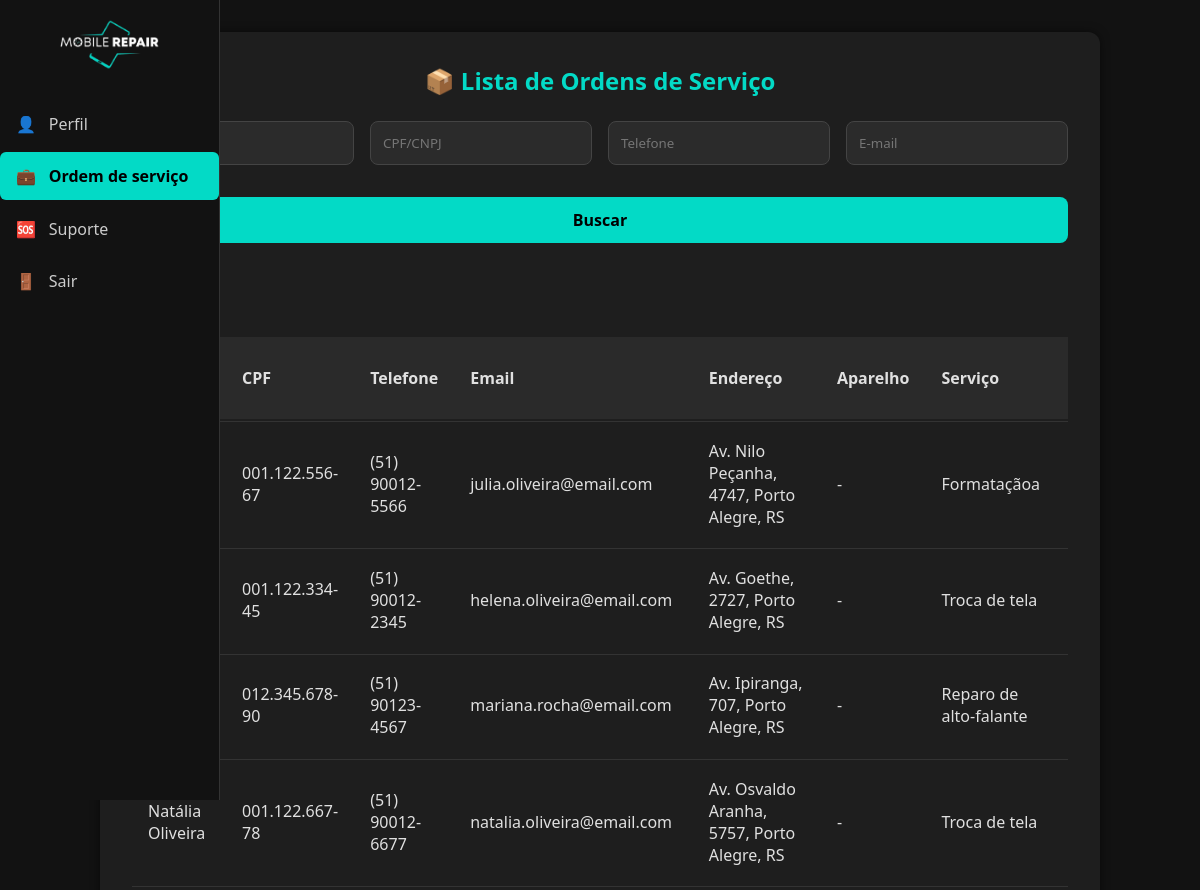
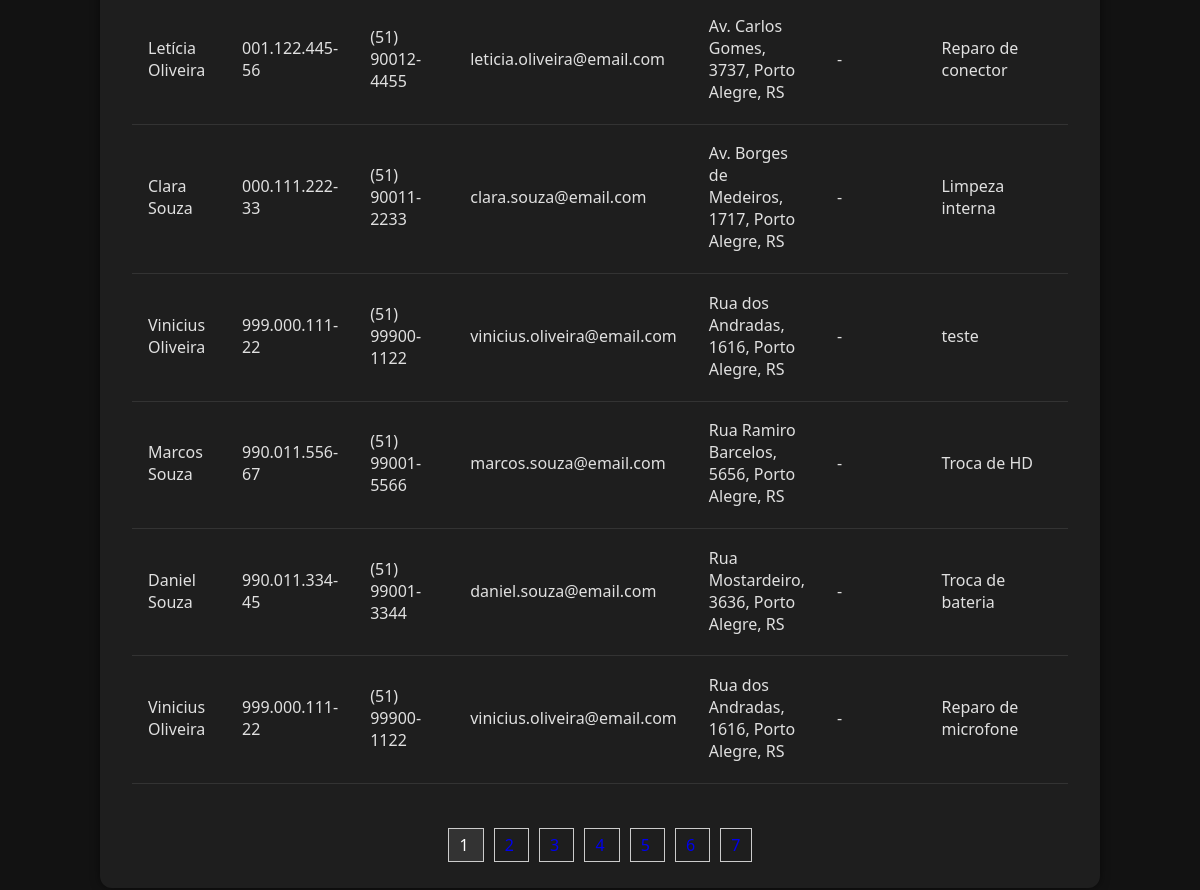
The app's page /ordem_serv.php (signed in) with its own data (2 pictures, top to bottom).
### tables this page shows
CREATE TABLE `ordem_serv` (
  `id_ordem_serv` int(11) NOT NULL,
  `aparelho` varchar(100) DEFAULT NULL,
  `servico` varchar(255) DEFAULT NULL,
  `status` varchar(50) DEFAULT NULL,
  `valor` decimal(10,2) DEFAULT NULL,
  `tipo_pagamento` varchar(50) DEFAULT NULL,
  `problema` varchar(255) DEFAULT NULL,
  `cpf` varchar(20) DEFAULT NULL,
  `idusuario` int(11) DEFAULT NULL,
  `data_entrada` date DEFAULT NULL,
  `data_saida` date DEFAULT NULL
);

CREATE TABLE `cliente` (
  `cpf` varchar(20) NOT NULL,
  `telefone` varchar(20) DEFAULT NULL,
  `nome` varchar(100) DEFAULT NULL,
  `email` varchar(100) DEFAULT NULL,
  `endereco` varchar(100) DEFAULT NULL
);

### ordem_serv.php (the view, shortened to what this page needs)
<?php
require_once 'conexao.php';
$menus = [
    'Gerente' => [
        ['href' => 'dashboard.php', 'icon' => '👤', 'text' => 'Perfil'],
        ['href' => 'cadastro-cliente.php', 'icon' => '📋', 'text' => 'Cadastro Cliente'],
        ['href' => 'cadastro-ordem_serv.php', 'icon' => '🛠️', 'text' => 'Cadastro de<br>Ordem de Serviço'],
        ['href' => 'ordem_serv.php', 'icon' => '💼', 'text' => 'Ordem de serviço'],
        ['href' => 'relatorio.php', 'icon' => '📊', 'text' => 'Relatórios'],
        ['href' => 'estoque.php', 'icon' => '📦', 'text' => 'Estoque'],
        ['href' => 'usuarios.php', 'icon' => '👥', 'text' => 'Usuários'],
        ['href' => 'fornecedor.php', 'icon' => '🔗', 'text' => 'Fornecedores'],
        ['href' => 'suporte.php', 'icon' => '🆘', 'text' => 'Suporte'],
        ['href' => 'logout.php', 'icon' => '🚪', 'text' => 'Sair']
    ],
    'Atendente' => [
        ['href' => 'dashboard.php', 'icon' => '👤', 'text' => 'Perfil'],
        ['href' => 'cadastro-cliente.php', 'icon' => '📋', 'text' => 'Cadastro Cliente'],
        ['href' => 'cadastro-ordem_serv.php', 'icon' => '🛠️', 'text' => 'Cadastro de<br>Ordem de Serviço'],
        ['href' => 'ordem_serv.php', 'icon' => '💼', 'text' => 'Ordem de serviço'],
        ['href' => 'estoque.php', 'icon' => '📦', 'text' => 'Estoque'],
        ['href' => 'fornecedor.php', 'icon' => '🔗', 'text' => 'Fornecedores'],
        ['href' => 'suporte.php', 'icon' => '🆘', 'text' => 'Suporte'],
        ['href' => 'logout.php', 'icon' => '🚪', 'text' => 'Sair']
    ],
    'Tecnico' => [
        ['href' => 'dashboard.php', 'icon' => '👤', 'text' => 'Perfil'],
        ['href' => 'ordem_serv.php', 'icon' => '💼', 'text' => 'Ordem de serviço'],
        ['href' => 'suporte.php', 'icon' => '🆘', 'text' => 'Suporte'],
        ['href' => 'logout.php', 'icon' => '🚪', 'text' => 'Sair']
    ],
];
$menuItems = isset($_SESSION['cargo']) && isset($menus[$_SESSION['cargo']]) ? $menus[$_SESSION['cargo']] : [];
function detectaTabelaCliente(PDO $pdo): ?array {
    $candidatas = ['cliente', 'clientes', 'usuario', 'usuarios'];
    foreach ($candidatas as $tbl) {
        $st = $pdo->prepare("SHOW TABLES LIKE :t");
        $t = $tbl;
        $st->bindParam(':t', $t);
        $st->execute();
        $cols = [];
        $q = $pdo->query("SHOW COLUMNS FROM `$tbl`");
        foreach ($q as $r) $cols[] = $r['Field'];
        $necessarias = ['nome', 'telefone', 'email', 'cpf', 'endereco'];
        $ok = !array_diff($necessarias, $cols);
        if ($ok) return ['nome' => $tbl, 'colunas' => $cols];
    }
    return null;
}
$tblCliente = detectaTabelaCliente($pdo);
$temCliente = (bool)$tblCliente;
$nome      = trim($_GET['nome'] ?? '');
$cpf_cnpj  = trim($_GET['cpf_cnpj'] ?? '');
$telefone  = trim($_GET['telefone'] ?? '');
$email     = trim($_GET['email'] ?? '');
$limite = 10;
$pagina = isset($_GET['pagina']) && is_numeric($_GET['pagina']) ? (int)$_GET['pagina'] : 1;
$offset = ($pagina - 1) * $limite;
$sql = "SELECT os.*";
if ($temCliente) {
    $sql .= ", c.nome AS nome_cliente, c.telefone AS telefone_cliente, c.email AS email_cliente, c.cpf AS cpf_cliente, c.endereco AS endereco_cliente";
    $sql .= " FROM ordem_serv os";
    $sql .= " LEFT JOIN `{$tblCliente['nome']}` c ON c.cpf = os.cpf";
} else {
    $sql .= ", os.nome AS nome_cliente, os.telefone AS telefone_cliente, os.email AS email_cliente, os.cpf AS cpf_cliente, os.endereco AS endereco_cliente";
    $sql .= " FROM ordem_serv os";
}
$sql .= " WHERE 1=1";
$sql .= " ORDER BY os.data_entrada DESC, os.id_ordem_serv DESC LIMIT :limite OFFSET :offset";
try {
    $stmt = $pdo->prepare($sql);
    $stmt->bindValue(':limite', $limite, PDO::PARAM_INT);
    $stmt->bindValue(':offset', $offset, PDO::PARAM_INT);
    $stmt->execute();
    $ordens = $stmt->fetchAll(PDO::FETCH_ASSOC);
    $sqlCount = "SELECT COUNT(*) FROM ordem_serv os";
    if ($temCliente) {
        $sqlCount .= " LEFT JOIN `{$tblCliente['nome']}` c ON c.cpf = os.cpf WHERE 1=1";
    } else {
        $sqlCount .= " WHERE 1=1";
    }
    $countStmt = $pdo->prepare($sqlCount);
    $countStmt->execute();
    $totalRegistros = $countStmt->fetchColumn();
    $totalPaginas = ceil($totalRegistros / $limite);
} catch (PDOException $e) {
    die("Erro na consulta SQL: " . $e->getMessage() . "<br>SQL: " . $sql);
}
?>
<!DOCTYPE html>
<html lang="pt-br">
<head>
  <link rel="stylesheet" href="css/sidebar.css"/>
  <link rel="stylesheet" href="css/form.css" />
  <link rel="stylesheet" href="css/pedidos.css" />
</head>
<body>
  <nav class="sidebar">
    <div class="logo">
      <img src="img/logo.png" alt="Logo do sistema">
    </div>
    <ul class="menu">
      <?php foreach ($menuItems as $item): ?>
        <li><a href="<?php echo $item['href']; ?>" <?php echo $item['href'] === 'ordem_serv.php' ? 'class="active"' : ''; ?>><?php echo $item['icon']; ?> <span><?php echo $item['text']; ?></span></a></li>
      <?php endforeach; ?>
    </ul>
  </nav>
  <div class="form-container">
    <h2>📦 Lista de Ordens de Serviço</h2>
    <form id="filtro-form" method="get" style="margin-bottom: 2rem;">
      <div style="display:grid;grid-template-columns:repeat(auto-fit,minmax(200px,1fr));gap:1rem;">
        <input type="text" name="nome" value="<?php echo htmlspecialchars($nome); ?>" placeholder="Nome">
        <input type="text" name="cpf_cnpj" id="cpf_cnpj" value="<?php echo htmlspecialchars($cpf_cnpj); ?>" placeholder="CPF/CNPJ">
        <input type="text" name="telefone" id="telefone" value="<?php echo htmlspecialchars($telefone); ?>" placeholder="Telefone" maxlength="15">
        <input type="email" name="email" value="<?php echo htmlspecialchars($email); ?>" placeholder="E-mail">
      </div>
      <div style="margin-top:1rem;display:flex;gap:1rem;flex-wrap:wrap;">
        <button type="submit">Buscar</button>
        <a href="ordem_serv.php"><button type="button">Limpar</button></a>
      </div>
    </form>
    <div style="overflow-x:auto;">
      <table class="pedidos-table">
      <thead>
        <tr>
          <th>Cliente</th>
          <th>CPF</th>
          <th>Telefone</th>
          <th>Email</th>
          <th>Endereço</th>
          <th>Aparelho</th>
          <th>Serviço</th>
          <th>Data Entrada</th>
        </tr>
      </thead>
      <tbody>
        <?php if (count($ordens)): ?>
          <?php foreach ($ordens as $o): ?>
            <tr data-id="<?php echo (int)$o['id_ordem_serv']; ?>">
              <td><?php echo htmlspecialchars($o['nome_cliente'] ?? '-'); ?></td>
              <td><?php echo htmlspecialchars($o['cpf_cliente'] ?? '-'); ?></td>
              <td><?php echo htmlspecialchars($o['telefone_cliente'] ?? '-'); ?></td>
              <td><?php echo htmlspecialchars($o['email_cliente'] ?? '-'); ?></td>
              <td><?php echo htmlspecialchars($o['endereco_cliente'] ?? '-'); ?></td>
              <td><?php echo htmlspecialchars($o['Aparelho'] ?? '-'); ?></td>
              <td><?php echo htmlspecialchars($o['servico'] ?? '-'); ?></td>
              <td><?php echo !empty($o['data_entrada']) ? date('d/m/Y', strtotime($o['data_entrada'])) : '-'; ?></td>
            </tr>
          <?php endforeach; ?>
        <?php else: ?>
          <tr><td colspan="13" style="text-align:center;">Nenhuma ordem encontrada.</td></tr>
        <?php endif; ?>
      </tbody>
    </table>
  </div>
  <?php if ($totalPaginas > 1): ?>
  <div style="margin-top:20px; text-align:center;">
    <?php for ($i=1; $i <= $totalPaginas; $i++): ?>
      <a href="?pagina=<?php echo $i; ?>
        <?php echo $nome ? "&nome=".urlencode($nome) : ""; ?>
        <?php echo $cpf_cnpj ? "&cpf_cnpj=".urlencode($cpf_cnpj) : ""; ?>
        <?php echo $telefone ? "&telefone=".urlencode($telefone) : ""; ?>
        <?php echo $email ? "&email=".urlencode($email) : ""; ?>
      "
      style="margin:0 5px; padding:5px 10px; border:1px solid #ccc; text-decoration:none;
      <?php echo $i == $pagina ? 'background:#333;color:#fff;' : ''; ?>">
        <?php echo $i; ?>
      </a>
    <?php endfor; ?>
  </div>
  <?php endif; ?>
  </div>
</body>
</html>

### css/sidebar.css (style rules this page uses)
.sidebar { position: fixed; top: 0; left: 0; width: 70px; height: 100vh; background-color: #121212; border-right: 1px solid #333; overflow: hidden; transition: width 0.3s ease; z-index: 1000; }
.sidebar .logo { padding: 1.2rem; text-align: center; }
.sidebar .logo img { width: 50px; transition: width 0.3s; }
.sidebar .menu { list-style: none; padding-top: -1rem; padding-left: 0; padding-right: 0; }
.sidebar .menu li { margin: 0.3rem 0; }
.sidebar .menu li a { display: flex; align-items: center; gap: 0.8rem; text-decoration: none; color: #ccc; padding: 0.8rem 1rem; border-radius: 6px; transition: background-color 0.3s, color 0.3s; white-space: nowrap; overflow: hidden; position: relative; }
.sidebar .menu li a span { opacity: 0; visibility: hidden; transition: opacity 0.3s ease; }
.sidebar .menu li a.active { background-color: #03dac6; color: #000; font-weight: bold; }

### css/form.css (style rules this page uses)
* { margin: 0; padding: 0; box-sizing: border-box; font-family: 'Segoe UI', Tahoma, Geneva, Verdana, sans-serif; }
body { background-color: #121212; color: #e0e0e0; min-height: 100vh; }
.form-container { background-color: #1e1e1e; padding: 2rem; border-radius: 12px; box-shadow: 0 8px 24px rgba(0, 0, 0, 0.7); width: 100%; max-width: 600px; margin: 3rem auto; animation: fadeIn 0.5s ease-in-out; }
h2 { margin-bottom: 1.5rem; color: #03dac6; text-align: center; }
input, textarea, select { width: 100%; padding: 0.75rem; border: 1px solid #444; border-radius: 8px; background-color: #2b2b2b; color: #fff; margin-bottom: 1rem; }
button { width: 100%; padding: 0.75rem; background-color: #03dac6; color: #000; font-weight: bold; border: none; border-radius: 8px; font-size: 1rem; cursor: pointer; transition: background-color 0.3s ease; }

### css/pedidos.css (style rules this page uses)
body { background-color: #121212; color: #e0e0e0; font-family: 'Segoe UI', sans-serif; padding: 2rem; }
.form-container { max-width: 1000px; margin: 0 auto; background-color: #1e1e1e; padding: 2rem; border-radius: 12px; box-shadow: 0 0 10px rgba(0,0,0,0.5); }
h2 { text-align: center; color: #03dac6; margin-bottom: 1.5rem; }
.pedidos-table { width: 100%; border-collapse: collapse; margin-bottom: 2rem; }
.pedidos-table th, .pedidos-table td { padding: 1.2rem 1rem; text-align: left; vertical-align: middle; position: relative; }
.pedidos-table th { background-color: #2a2a2a; }
.pedidos-table tr { border-bottom: 1px solid transparent; position: relative; }
.pedidos-table tr::after { content: ''; position: absolute; top: 100%; left: 0; width: 100%; border-bottom: 1px solid #333; margin-top: 2px; }

### records on screen
ordem_serv: cpf.cpf "001.122.556-67", cpf.telefone "(51) 90012-5566", cpf.email "julia.oliveira@email.com", cpf.endereco "Av. Nilo Peçanha, 4747, Porto Alegre, RS", Aparelho "-", servico "Formataçãoa"
ordem_serv: cpf.cpf "001.122.334-45", cpf.telefone "(51) 90012-2345", cpf.email "helena.oliveira@email.com", cpf.endereco "Av. Goethe, 2727, Porto Alegre, RS", Aparelho "-", servico "Troca de tela"
ordem_serv: cpf.cpf "012.345.678-90", cpf.telefone "(51) 90123-4567", cpf.email "mariana.rocha@email.com", cpf.endereco "Av. Ipiranga, 707, Porto Alegre, RS", Aparelho "-", servico "Reparo de alto-falante"
ordem_serv: cpf.nome "Natália Oliveira", cpf.cpf "001.122.667-78", cpf.telefone "(51) 90012-6677", cpf.email "natalia.oliveira@email.com", cpf.endereco "Av. Osvaldo Aranha, 5757, Porto Alegre, RS", Aparelho "-", servico "Troca de tela"
ordem_serv: cpf.nome "Letícia Oliveira", cpf.cpf "001.122.445-56", cpf.telefone "(51) 90012-4455", cpf.email "leticia.oliveira@email.com", cpf.endereco "Av. Carlos Gomes, 3737, Porto Alegre, RS", Aparelho "-", servico "Reparo de conector"
ordem_serv: cpf.nome "Clara Souza", cpf.cpf "000.111.222-33", cpf.telefone "(51) 90011-2233", cpf.email "clara.souza@email.com", cpf.endereco "Av. Borges de Medeiros, 1717, Porto Alegre, RS", Aparelho "-", servico "Limpeza interna"
ordem_serv: cpf.nome "Vinicius Oliveira", cpf.cpf "999.000.111-22", cpf.telefone "(51) 99900-1122", cpf.email "vinicius.oliveira@email.com", cpf.endereco "Rua dos Andradas, 1616, Porto Alegre, RS", Aparelho "-", servico "teste"
ordem_serv: cpf.nome "Marcos Souza", cpf.cpf "990.011.556-67", cpf.telefone "(51) 99001-5566", cpf.email "marcos.souza@email.com", cpf.endereco "Rua Ramiro Barcelos, 5656, Porto Alegre, RS", Aparelho "-", servico "Troca de HD"
ordem_serv: cpf.nome "Daniel Souza", cpf.cpf "990.011.334-45", cpf.telefone "(51) 99001-3344", cpf.email "daniel.souza@email.com", cpf.endereco "Rua Mostardeiro, 3636, Porto Alegre, RS", Aparelho "-", servico "Troca de bateria"
ordem_serv: cpf.nome "Vinicius Oliveira", cpf.cpf "999.000.111-22", cpf.telefone "(51) 99900-1122", cpf.email "vinicius.oliveira@email.com", cpf.endereco "Rua dos Andradas, 1616, Porto Alegre, RS", Aparelho "-", servico "Reparo de microfone"

### other values on screen
$item['icon'] "👤"
$item['text'] "Perfil"
$item['icon'] "💼"
$item['text'] "Ordem de serviço"
$item['icon'] "🆘"
$item['text'] "Suporte"
$item['icon'] "🚪"
$item['text'] "Sair"
